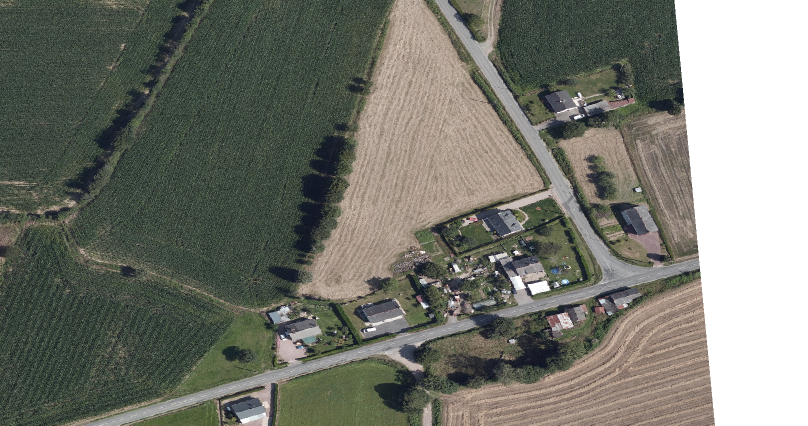
#> input picture image.png, 1616 x 851 px (shown at 1/2 size)
$ python draw_normals.py -path ../image.png   (older library calls are emulated)
#> lines starting #> are read from the running program, lines starting #| are printed output that depends on the picture; after the words box and inside, x2 and y2 are one past the last pixel; in counts of white or black regions, pixels touching at a corner belong together
### perpendicular_Method/utils.py
import cv2
import numpy as np
from skimage import morphology
import math
def display_image(window_name, img):
    """
    Display an image in a window with the given name.
    """
    cv2.imshow(window_name, img)
    cv2.waitKey(0)  # Wait until a key is pressed
    cv2.destroyAllWindows()

# [47 lines left out: functions resize_image, resize_image_v2, display_images_in_one_window, not called in this run]

def scale_image(img, scale_percent = 65):
    """
    Scale the image by the given scale percentage.
    """
    width = int(img.shape[1] * scale_percent / 100)
    height = int(img.shape[0] * scale_percent / 100)
    dim = (width, height)

    # Resize the image
    img = cv2.resize(img, dim, interpolation=cv2.INTER_AREA)

    return img


def skeletonize_image(img):
    """
    Skeletonize the given image.
    """
    # Convert the image to a binary boolean array to skeletonize it
    binary_bool = img > 0

    # Skeletonize the image
    skeleton = morphology.skeletonize(binary_bool)
    skeleton = np.uint8(skeleton) * 255

    # Exract the points from the skeleton
    points = get_points_central_axis(skeleton)

    return skeleton, points


def get_points_central_axis(img):
    """
    Get the central axis points from the skeletonized central axis image.
    """
    points = []
    height, width = img.shape[:2]
    for i in range(height):
        for j in range(width):
            if img[i, j] > 0:
                points.append((i, j))

    return points


# [16 lines left out: function sort_points, not called in this run]

def distance(p1, p2):
    return math.sqrt((p1[0] - p2[0]) ** 2 + (p1[1] - p2[1]) ** 2)


# [10 lines left out: function overlay_mask, not called in this run]

### perpendicular_Method/draw_normals.py
import cv2
import numpy as np
import sys
import argparse
from skimage import morphology
from importlib.machinery import SourceFileLoader
import utils

# Parse the arguments
parser = argparse.ArgumentParser()
parser.add_argument('-path', type=str)
args = parser.parse_args()

central_axis_path = str(args.path)

# Load the central axis image
central_axis = cv2.imread(central_axis_path, cv2.IMREAD_GRAYSCALE)
#> central_axis: shape (851, 1616); min 0, max 255, mean 117.9
central_axis = utils.scale_image(central_axis)
#> in scale_image, `img = cv2.resize(img, dim, interpolation=cv2.INTER_AREA)`:
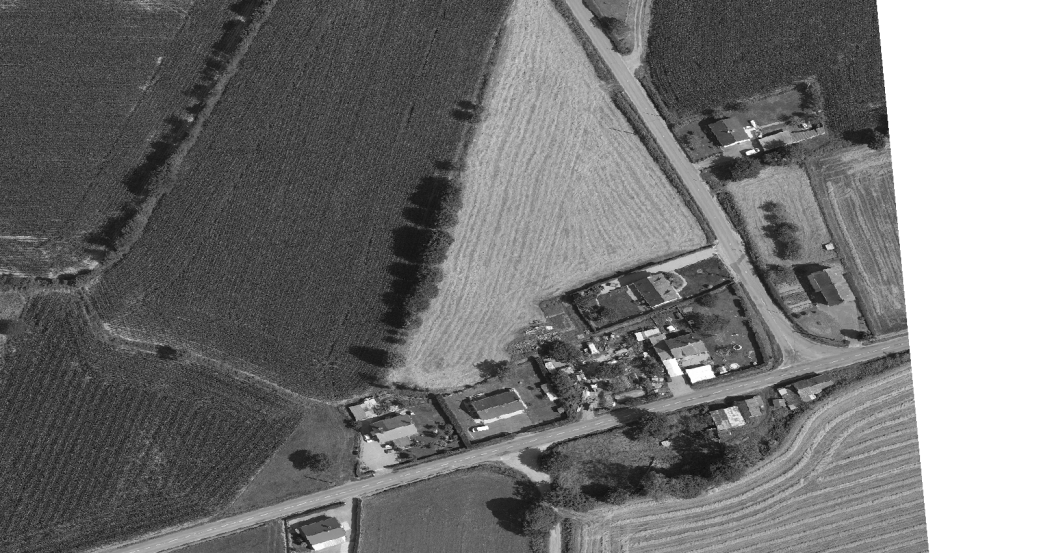
#> img: shape (553, 1050); min 9, max 255, mean 117.9
central_axis = cv2.bitwise_not(central_axis) # Invert the image
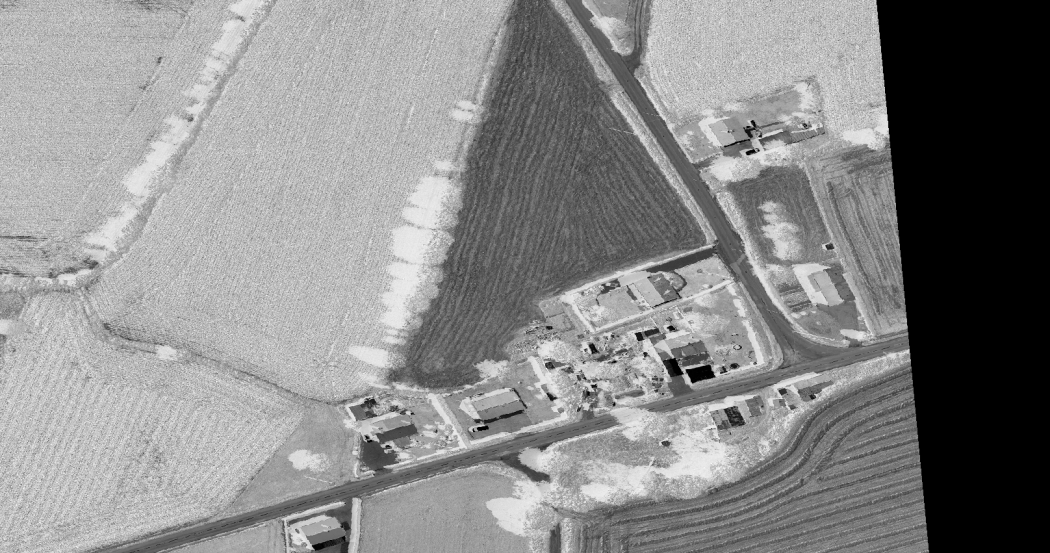
#> central_axis: shape (553, 1050); min 0, max 246, mean 137.1

# Skeletonize the central axis image
skeleton, points = utils.skeletonize_image(central_axis)
#> in skeletonize_image, `binary_bool = img > 0`:
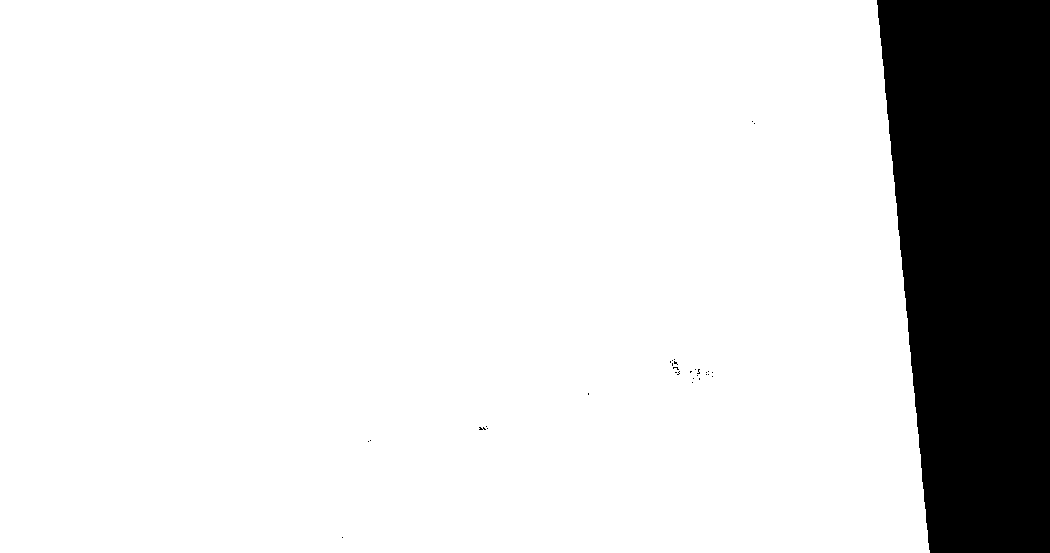
#> binary_bool: shape (553, 1050) bool; 86% white; 31 black regions (30 under 20 px), largest, box (x1, y1, x2, y2) and area: (877, 0, 1050, 553) 81150
#> in skeletonize_image, `skeleton = morphology.skeletonize(binary_bool)`:
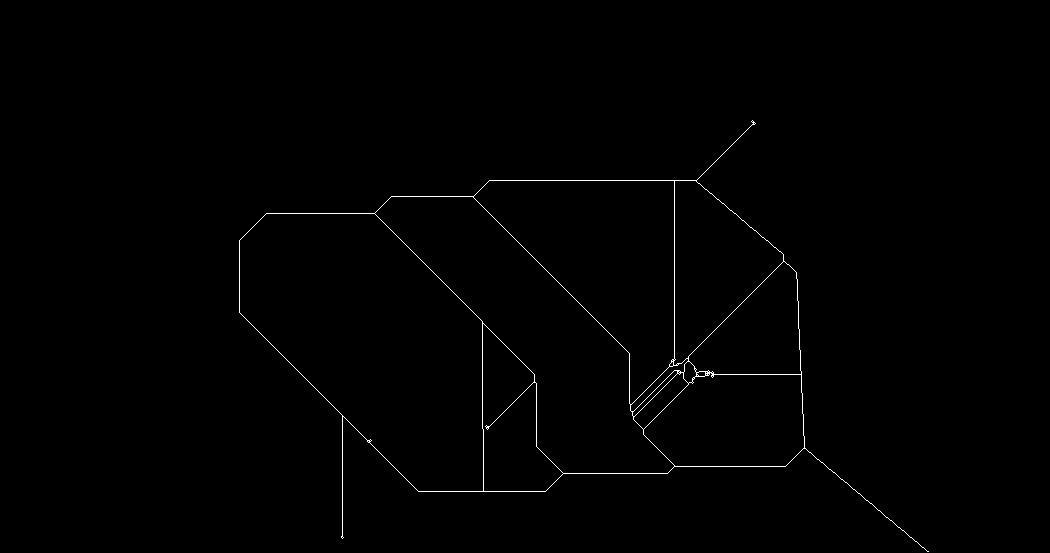
#> skeleton: shape (553, 1050) bool; 0.54% white in thin lines or dots, all inside (x1, y1, x2, y2) = (239, 120, 929, 552)
#> in skeletonize_image, `points = get_points_central_axis(skeleton)`: points = 3150 pairs, first value 120 to 551, second value 239 to 928
skeleton_dilate = cv2.morphologyEx(skeleton, cv2.MORPH_DILATE, np.ones((5, 5)))
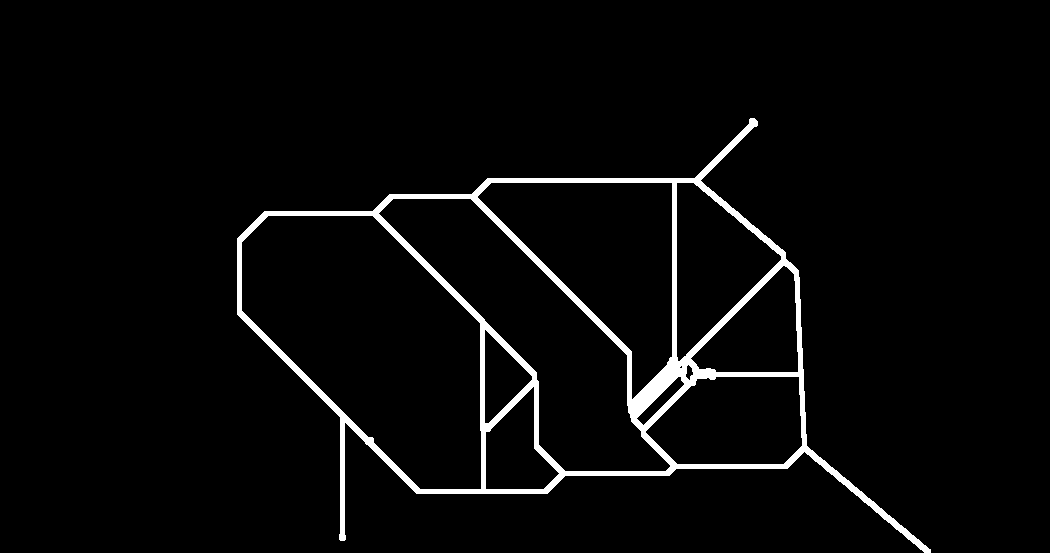
#> skeleton_dilate: shape (553, 1050); 3.5% white; 1 white region, box (x1, y1, x2, y2) and area: (237, 118, 931, 553) 20148
skeleton_copy = cv2.cvtColor(skeleton, cv2.COLOR_GRAY2BGR)

# Sobel filter to compute the gradient
sobel_x = cv2.Sobel(skeleton_dilate, cv2.CV_64F, 1, 0, ksize=7)
sobel_y = cv2.Sobel(skeleton_dilate, cv2.CV_64F, 0, 1, ksize=7)
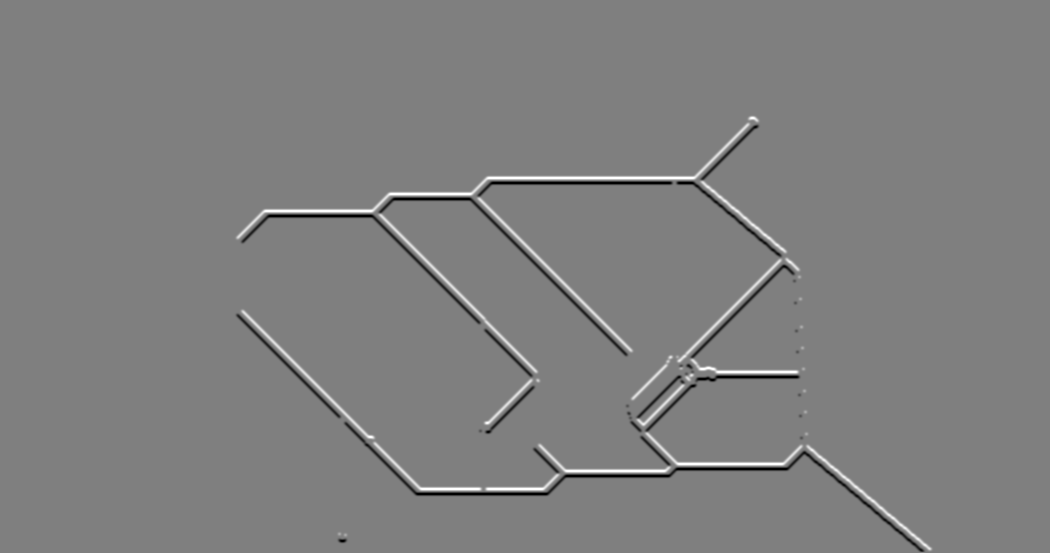
#> sobel_y: shape (553, 1050) float64; min -163200, max 163200, mean 7.2; drawn with min black and max white

# Draw the normals
step = 5 # Draw normals every 5 points
line_length = 15

for k in range(0, len(points), step):
    # Extract k-th point of the central axis
    (i, j) = points[k]
    grad_x = sobel_x[i, j]
    grad_y = sobel_y[i, j]

    if grad_x != 0 or grad_y != 0:
        # Normalize the gradient
        magnitude = np.sqrt(grad_x**2 + grad_y**2)
        norm_x = grad_x / magnitude
        norm_y = grad_y / magnitude

        # Compute the line coordinates
        x1 = j
        y1 = i
        x2 = int(j + line_length * norm_x)
        y2 = int(i + line_length * norm_y)

        # Compute the line coordinates in the opposite direction
        x3 = int(j - line_length * norm_x)
        y3 = int(i - line_length * norm_y)

        # Draw the normal lines
        cv2.circle(skeleton_copy, (x1, y1), 3, (255, 0, 0), -1)
        cv2.line(skeleton_copy, (x1, y1), (x2, y2), (0, 255, 0), 2)
        cv2.line(skeleton_copy, (x1, y1), (x3, y3), (0, 255, 0), 2)
#> this loop made 630 passes
#> (k, i, j, grad_x, grad_y, magnitude, norm_x, norm_y) on passes 2, 3, 14, 15, 51, 52, 55, 56, 58: (5, 122, 754, -2805, 2805, 3966.9, -0.707, 0.707), (10, 124, 754, -4080, -11730, 12419.3, -0.329, -0.944), (65, 179, 697, 2805, 2805, 3966.9, 0.707, 0.707), (70, 180, 493, -255, 255, 360.6, -0.707, 0.707), (250, 180, 673, 1275, 14535, 14590.8, 0.0874, 0.996), (255, 180, 678, -1275, 1785, 2193.6, -0.581, 0.814), (270, 180, 693, 3825, 3825, 5409.4, 0.707, 0.707), (275, 181, 674, 0, -2550, 2550, 0, -1), (285, 184, 674, 0, -2550, 2550, 0, -1)
#> (i, j, grad_x, grad_y, magnitude, norm_x, norm_y, x1) on passes 1, 64, 66, 81, 88, 94: (120, 752, 0, 18360, 18360, 0, 1, 752), (193, 711, -2805, 4845, 5598.4, -0.501, 0.865, 711), (196, 394, -1275, 1785, 2193.6, -0.581, 0.814, 394), (196, 469, 1530, 1530, 2163.7, 0.707, 0.707, 469), (203, 722, 2805, -4845, 5598.4, 0.501, -0.865, 722), (210, 731, -2805, 4845, 5598.4, -0.501, 0.865, 731)
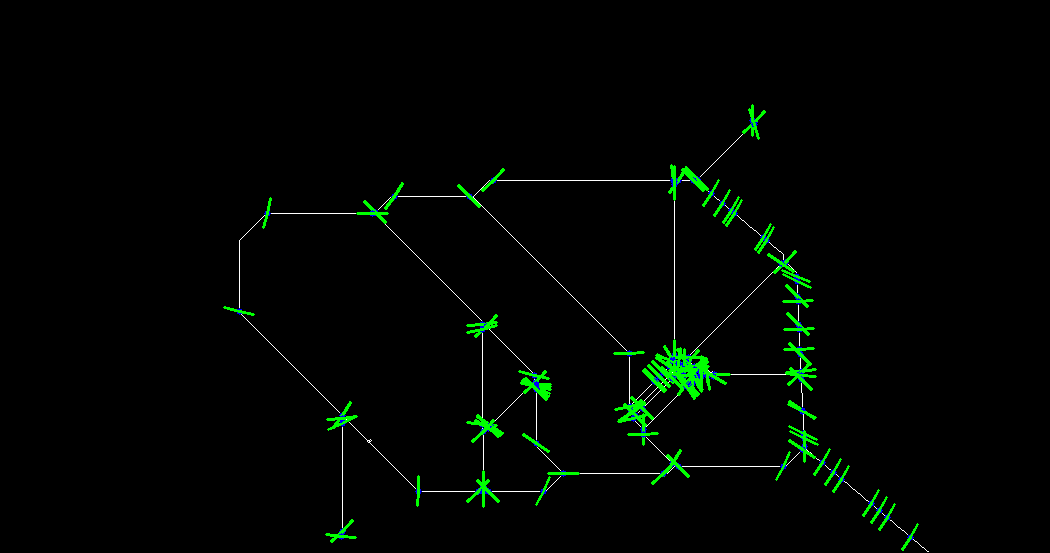
#> skeleton_copy: shape (553, 1050, 3); mean B, G, R 1.5, 5, 1


utils.display_image("Normals", skeleton_copy)

$ run again, on route11_segmentee.png
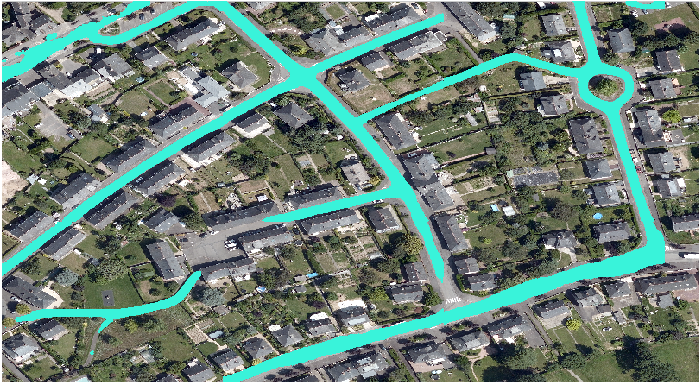
#> input picture route11_segmentee.png, 699 x 382 px
#> in skeletonize_image, `binary_bool = img > 0`:
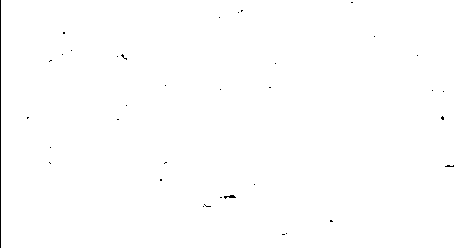
#> binary_bool: shape (248, 454) bool; 99.7% white; black in thin lines or dots
#> in skeletonize_image, `points = get_points_central_axis(skeleton)`: points = 2756 pairs, first value 0 to 241, second value 13 to 451
#> skeleton_dilate: shape (248, 454); 16.6% white; 1 white region, box (x1, y1, x2, y2) and area: (11, 0, 454, 244) 18645
#> the loop `for k in range(0, len(points), step):` made 552 passes
#> (k, i, j, grad_x, grad_y, magnitude, norm_x, norm_y) on passes 2, 3, 5, 8, 13, 14, 15, 21: (5, 2, 349, -1275, -1785, 2193.6, -0.581, -0.814), (10, 4, 237, -2550, 10710, 11009.4, -0.232, 0.973), (20, 4, 247, -255, 15555, 15557.1, -0.0164, 1), (35, 8, 232, 2805, 2805, 3966.9, 0.707, 0.707), (60, 13, 237, -2550, -5610, 6162.4, -0.414, -0.91), (65, 14, 226, 2805, 2805, 3966.9, 0.707, 0.707), (70, 15, 47, 255, 15555, 15557.1, 0.0164, 1), (100, 15, 77, 1275, 1785, 2193.6, 0.581, 0.814)
#> after the loop `for k in range(0, len(points), step):`:
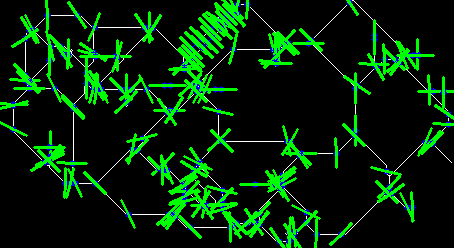
#> skeleton_copy: shape (248, 454, 3); mean B, G, R 6.8, 38, 3
